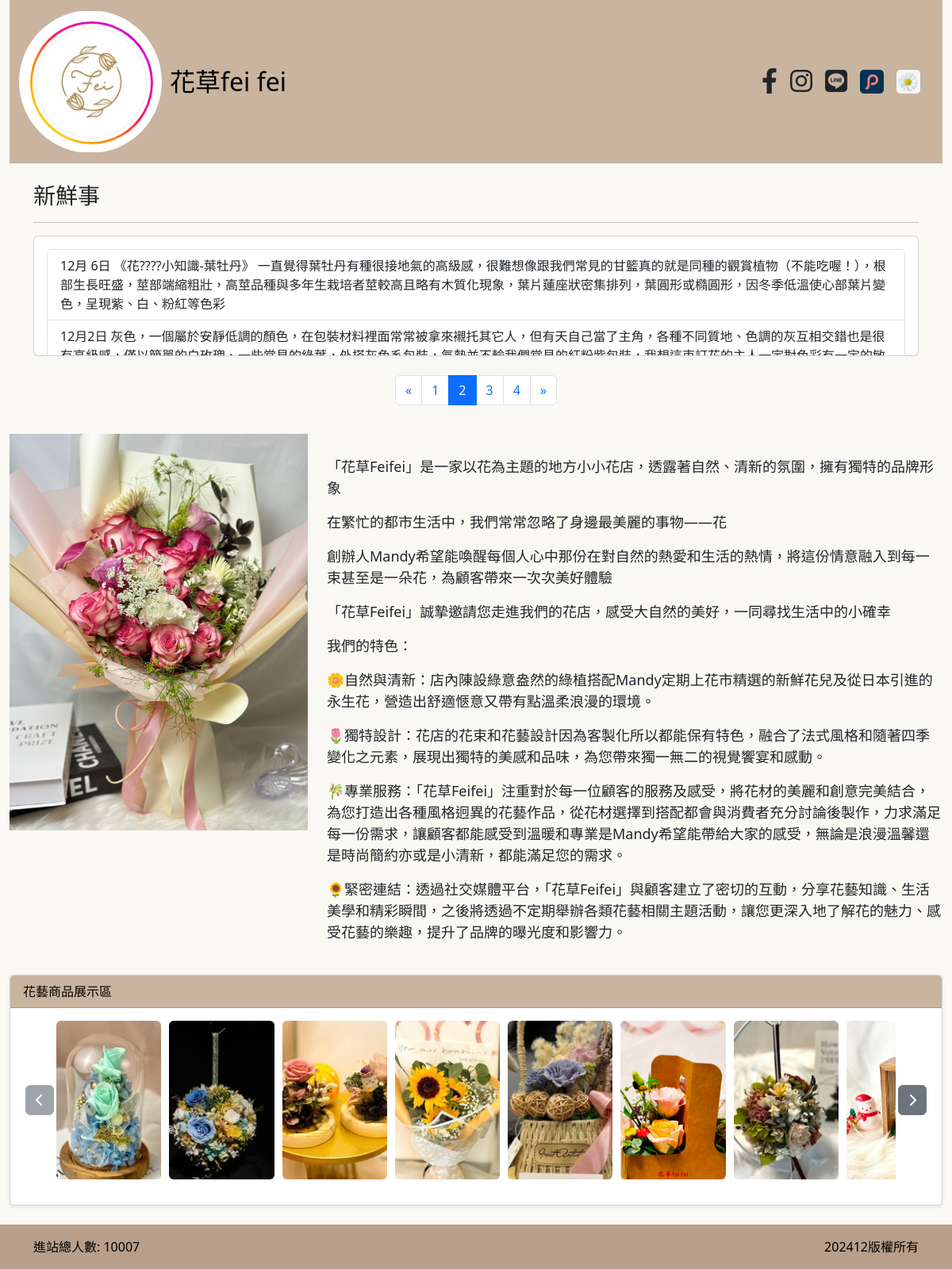
Page /?p=2 on the committed database.
### tables this page shows
CREATE TABLE `titles` (
  `id` int(10) UNSIGNED NOT NULL,
  `img` text NOT NULL,
  `text` text NOT NULL,
  `sh` int(1) UNSIGNED NOT NULL DEFAULT 0
);

CREATE TABLE `news` (
  `id` int(10) UNSIGNED NOT NULL,
  `img` text NOT NULL,
  `text` text NOT NULL,
  `sh` int(1) UNSIGNED NOT NULL DEFAULT 1
);

CREATE TABLE `images` (
  `id` int(10) UNSIGNED NOT NULL,
  `img` text NOT NULL,
  `sh` int(1) UNSIGNED NOT NULL DEFAULT 1
);

CREATE TABLE `total` (
  `id` int(10) UNSIGNED NOT NULL,
  `total` int(10) NOT NULL
);

CREATE TABLE `bottom` (
  `id` int(10) UNSIGNED NOT NULL,
  `bottom` text NOT NULL
);

### api/db.php (called while the page is built, shortened)
<?php
class DB{
    protected $dsn="mysql:host=localhost;charset=utf8;dbname=flower";
    protected $pdo;
    protected $table;
    function __construct($table){
        $this->table=$table;
        $this->pdo=new PDO($this->dsn,'root','');
    }
    function all(...$arg){
        $sql="SELECT * FROM $this->table ";
        if(!empty($arg[0])){
            if(is_array($arg[0])){
                $where=$this->a2s($arg[0]);
                $sql=$sql . " WHERE ". join(" && ",$where);
            }else{
                $sql .= $arg[0];
            }
        }
        return $this->fetchAll($sql);
    }
    function find($id){
        $sql="SELECT * FROM $this->table ";
        if(is_array($id)){
            $where=$this->a2s($id);
            $sql=$sql . " WHERE ". join(" && ",$where);
        }else{
            $sql .= " WHERE `id`='$id' ";
        }
        return $this->fetchOne($sql);
    }
    function a2s($array){
        $tmp=[];
        foreach($array as $key => $value){
            $tmp[]="`$key`='$value'";
        }
        return $tmp;
    }
    function count($where=[]){
        return $this->math('count','*',$where);
    }
    protected function fetchOne($sql){
        return $this->pdo->query($sql)->fetch(PDO::FETCH_ASSOC);
    }
    protected function fetchAll($sql){
        return $this->pdo->query($sql)->fetchAll(PDO::FETCH_ASSOC);
    }
     protected function math($math,$col='id',$where=[]){
        $sql="SELECT $math($col) FROM $this->table";
        if(!empty($where)){
            $tmp=$this->a2s($where);
            $sql=$sql . " WHERE " . join(" && ", $tmp);
        }
        return $this->pdo->query($sql)->fetchColumn();
    }
}
$Title=new DB('titles');
$Image=new DB('images');
$News=new DB('news');
$Total=new DB('total');
$Bottom=new DB('bottom');

### index.php (the view, shortened to what this page needs)
<?php include_once "api/db.php"; ?>
<!DOCTYPE html>
<html lang="zh-TW">
<head>
    <link href="https://cdn.jsdelivr.net/npm/bootstrap@5.3.3/dist/css/bootstrap.min.css" rel="stylesheet">
    <link href="https://cdnjs.cloudflare.com/ajax/libs/font-awesome/6.0.0-beta3/css/all.min.css" rel="stylesheet">
    <link href="./css/css.css" rel="stylesheet" type="text/css">
</head>
<body>
    <div class="container-fluid">
        <nav class="navbar navbar-light" style="background-color:#C9B49F; position: relative;">
            <div class="container-fluid">
                <a class="navbar-brand d-flex align-items-center" href="index.php" title="<?= $Title->find(['sh' => 1])['text']; ?>">
                    <div class="ti" style="height: 180px; width: 180px; background: url('./upload/<?= $Title->find(['sh' => 1])['img']; ?>') center/contain no-repeat; margin-right: 10px; border-radius: 50%;"></div>
                    <span class="h1 m-0" style="font-size: 2rem;">花草fei fei</span>
                </a>
                <div class="ml-auto d-flex align-items-center">
                    <a href="https://www.facebook.com/profile.php?id=61556129413714" target="_blank" class="text-dark mx-2">
                        <i class="fab fa-facebook-f" style="font-size: 2rem;"></i>
                    </a>
                    <a href="https://www.instagram.com/huatsaofeifei/" target="_blank" class="text-dark mx-2">
                        <i class="fab fa-instagram" style="font-size: 2rem;"></i>
                    </a>
                    <a href="https://line.me/R/ti/p/@287lkmtd" target="_blank" class="text-dark mx-2">
                        <i class="fab fa-line" style="font-size: 2rem;"></i>
                    </a>
                    <a href=" https://www.pinkoi.com/store/huatsaofeifei?utm_campaign=koc&utm_content=huatsaofeifei&utm_medium=ios_share&utm_source=Copy&utm_term=store" target="_blank" class="text-dark mx-2">
                        <img src="./upload/pinkoi.png" alt="pinkoi" style="width: 30px; height: 30px;border-radius: 5px;">
                    </a>
                    <a href="login.php" class="text-decoration-none ml-3 d-flex text-dark mx-2">
                        <img src="./upload/flora.jpg" alt="管理者登入" title="管理者登入" style="width: 30px; height: 30px; margin-right: 8px; border-radius: 5px;">
                    </a>
                </div>
            </div>
        </nav>
    </div>
    <div class="container">
        <h3 class="mt-4">新鮮事</h3>
        <hr>
        <div class="card">
            <div class="card-body" style="height: 150px; overflow: hidden;">
                <?php
                $div = 2;
                $total = $News->count();
                $pages = ceil($total / $div);
                $now = isset($_GET['p']) ? $_GET['p'] : 1;
                $start = ($now - 1) * $div;
                $rows = $News->all("limit $start, $div");
                if ($rows) {
                    echo "<ul class='list-group'>";
                    foreach ($rows as $row) {
                        echo "<li class='list-group-item'>";
                        echo $row['text'];
                        echo "</li>";
                    }
                    echo "</ul>";
                } else {
                    echo "<p>目前沒有更多的資料</p>";
                }
                ?>
            </div>
        </div>
        <nav aria-label="Page navigation" class="mt-4">
            <ul class="pagination justify-content-center">
                <?php if ($now > 1): ?>
                    <li class="page-item">
                        <a class="page-link" href="?p=<?php echo $now - 1; ?>" aria-label="Previous">
                            <span aria-hidden="true">&laquo;</span>
                        </a>
                    </li>
                <?php endif; ?>
                <?php for ($i = 1; $i <= $pages; $i++): ?>
                    <li class="page-item <?php echo ($i == $now) ? 'active' : ''; ?>">
                        <a class="page-link" href="?p=<?php echo $i; ?>"><?php echo $i; ?></a>
                    </li>
                <?php endfor; ?>
                <?php if ($now < $pages): ?>
                    <li class="page-item">
                        <a class="page-link" href="?p=<?php echo $now + 1; ?>" aria-label="Next">
                            <span aria-hidden="true">&raquo;</span>
                        </a>
                    </li>
                <?php endif; ?>
            </ul>
        </nav>
    </div>
    <div class="container-fluid">
        <div class="row mb-">
            <div class="col-md-4 d-flex justify-content-center align-items-center" style="height:500px; margin-top:20px;">
                <div id="mwww" style="width:100%; height:100%;">
                </div>
            </div>
            <div class="col-md-8 mt-5">
                <p>「花草Feifei」是一家以花為主題的地方小小花店，透露著自然、清新的氛圍，擁有獨特的品牌形象</P>
                <p>在繁忙的都市生活中，我們常常忽略了身邊最美麗的事物——花</P>
                <p>創辦人Mandy希望能喚醒每個人心中那份在對自然的熱愛和生活的熱情，將這份情意融入到每一束甚至是一朵花，為顧客帶來一次次美好體驗</P>
                <p>「花草Feifei」誠摯邀請您走進我們的花店，感受大自然的美好，一同尋找生活中的小確幸</P>
                <p>我們的特色：</P>
                <p>🌼自然與清新：店內陳設綠意盎然的綠植搭配Mandy定期上花市精選的新鮮花兒及從日本引進的永生花，營造出舒適愜意又帶有點溫柔浪漫的環境。</P>
                <p>🌷獨特設計：花店的花束和花藝設計因為客製化所以都能保有特色，融合了法式風格和隨著四季變化之元素，展現出獨特的美感和品味，為您帶來獨一無二的視覺饗宴和感動。</P>
                <p>🎋專業服務：「花草Feifei」注重對於每一位顧客的服務及感受，將花材的美麗和創意完美結合，為您打造出各種風格迥異的花藝作品，從花材選擇到搭配都會與消費者充分討論後製作，力求滿足每一份需求，讓顧客都能感受到溫暖和專業是Mandy希望能帶給大家的感受，無論是浪漫溫馨還是時尚簡約亦或是小清新，都能滿足您的需求。</P>
                <p>🌻緊密連結：透過社交媒體平台，「花草Feifei」與顧客建立了密切的互動，分享花藝知識、生活美學和精彩瞬間，之後將透過不定期舉辦各類花藝相關主題活動，讓您更深入地了解花的魅力、感受花藝的樂趣，提升了品牌的曝光度和影響力。</P>
            </div>
        </div>
    </div>
    <div class="container-fluid">
        <div class="card mt-4 shadow-sm">
            <div class="card-header text-black" style="background-color: #C9B49F;">
                花藝商品展示區
            </div>
            <div class="card-body">
                <div class="d-flex justify-content-between align-items-center mb-3">
                    <button class="btn btn-secondary" id="prevBtn" onclick="moveLeft()">
                        <i class="fas fa-chevron-left"></i>
                    </button>
                    <div class="d-flex overflow-hidden w-100">
                        <div class="d-flex" id="image-gallery" style="transition: transform 0.3s ease-in-out;">
                            <?php
                            $imgs = $Image->all(['sh' => 1]);
                            foreach ($imgs as $idx => $img) {
                                echo "<div class='image-item' id='ssaa{$idx}' style='flex: 0 0 12.5%; margin-right: 10px;'>";
                                echo "<div class='img-container' style='width: 100%; height: 200px; overflow: hidden;'>";
                                echo "<img src='./upload/{$img['img']}' class='img-fluid rounded' style='width: 100%; height: 100%; object-fit: cover; box-shadow: 0px 4px 6px rgba(0, 0, 0, 0.1);' />";
                                echo "</div>";
                                echo "</div>";
                            }
                            ?>
                        </div>
                    </div>
                    <button class="btn btn-secondary" id="nextBtn" onclick="moveRight()">
                        <i class="fas fa-chevron-right"></i>
                    </button>
                </div>
            </div>
        </div>
    </div>
    <footer class=" text-black py-3 mt-4 bg-brown ">
        <div class="container d-flex justify-content-between align-items-center">
            <div>
                <span>進站總人數: <?= $Total->find(1)['total']; ?></span>
            </div>
            <div>
                <span><?= $Bottom->find(1)['bottom']; ?></span>
            </div>
        </div>
    </footer>
</body>
</html>

### css/css.css (style rules this page uses)
body { padding:0px; margin:0px; }
.ti { width:100%; height:100px; position:relative; background-size:cover; background-repeat:no-repeat; }
input,button { border:#999 1px solid; border-radius:3px; background:#EFEFEF; padding:5px; margin:3px; }

### index.php (style rules this page uses)
.col-md-8 p { font-size: 18px; }
body { background-color: #FAF8F2; }
.bg-brown { background-color: rgb(184, 159, 139); }

### rows in the picture
titles: img (picture)
news: text "12月 6日 《花????小知識-葉牡丹》 一直覺得葉牡丹有種很接地氣的高級感，很難想像跟我們常見的甘籃真的就是同種的觀賞植物（不能吃喔！），根部生長旺盛，莖部端縮粗壯，高莖品種與多年生栽培者莖較高且略有木質化現象，葉片蓮座狀密集排列，葉圓形或橢圓形，因冬季低溫使心部葉片變色，呈現紫、白、粉紅等色彩"
news: text "12月2日…"
images: img (picture)
images: img (picture)
images: img (picture)
images: img (picture)
images: img (picture)
images: img (picture)
images: img (picture)
images: img (picture)
total: total "10007"
bottom: bottom "202412版權所有"
